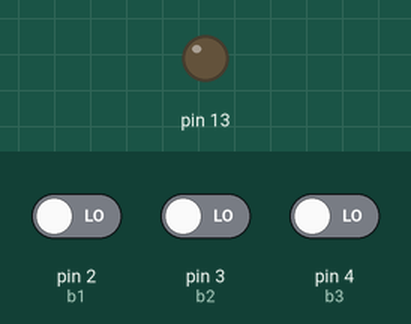
Recording of a sketch running on a simulated Arduino Uno, built with avr-gcc and run on an emulated ATmega328P. Parts: output pins drawn as LEDs (lit = HIGH). The test bench sets the inputs (shaded band); at power-on: pin 2 (b1) LOW, pin 3 (b2) LOW, pin 4 (b3) LOW.

Above: at 1.2 s.
1.3 s: pin 2 (b1) driven HIGH
At 2.4 s:
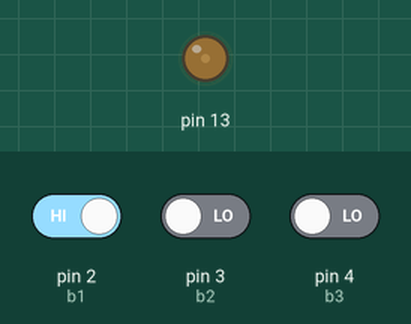
2.8 s: pin 3 (b2) driven HIGH
At 3.6 s:
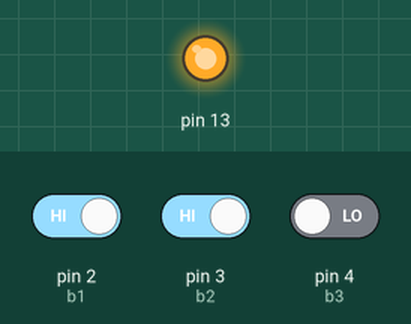
Timing chart, 0 to 5.8 s (numbered marks = the images above; inputs shaded):
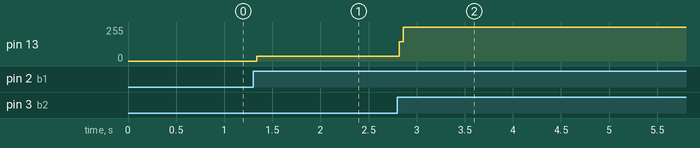

Measured:
- after the input at 1.3 s, pin 13: 0/255 → 37/255 at once
- after the input at 2.8 s, pin 13: 37/255 → 255/255 at once

The sketch:

buttn_test.ino
```cpp
int b1=2;
int b2=3;
int b3=4;
int a1,a2,a3;
int led=13;
void setup()
{
  pinMode(13,OUTPUT);
  pinMode(a1,INPUT);
  pinMode(a2,INPUT);
  pinMode(a3,INPUT);
}
void loop()
{
  a1=digitalRead(b1);
  a2=digitalRead(b2);
  a3=digitalRead(b3);
  if(a1==HIGH)
  {
    digitalWrite(13,HIGH);
  }
  else
  {
    digitalWrite(13,LOW);
  }

  if(a2==HIGH)
  {
    int i=0;
    while(i<100)
    {
      digitalWrite(13,HIGH);
    delay(200);
    digitalWrite(13,LOW);
    i++;
    }
  }
  else
  {
    digitalWrite(13,LOW);
  }
  if(a3==HIGH)
  {
      int i=0;
    while(i<100)
    {
      digitalWrite(13,HIGH);
    delay(500);
    digitalWrite(13,LOW);
    i++;
    }
  }
else
  {
    digitalWrite(13,LOW);
  }
}
```
